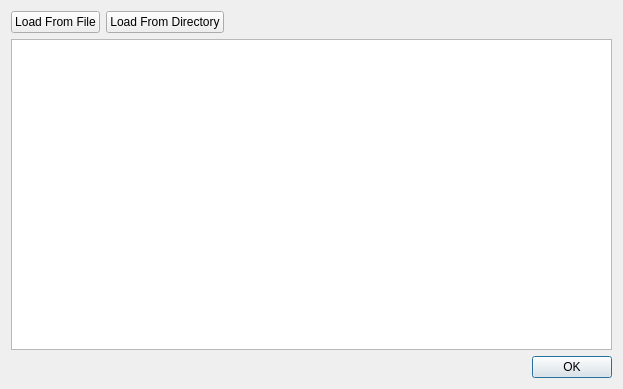
<?xml version="1.0" encoding="UTF-8"?>
<ui version="4.0">
 <class>ModulesDialog</class>
 <widget class="QDialog" name="ModulesDialog">
  <property name="geometry">
   <rect>
    <x>0</x>
    <y>0</y>
    <width>623</width>
    <height>389</height>
   </rect>
  </property>
  <property name="windowTitle">
   <string>Dialog</string>
  </property>
  <layout class="QVBoxLayout" name="verticalLayout">
   <item>
    <layout class="QHBoxLayout" name="horizontalLayout">
     <item>
      <widget class="QPushButton" name="fromFileButton">
       <property name="text">
        <string>Load From File</string>
       </property>
      </widget>
     </item>
     <item>
      <widget class="QPushButton" name="fromDirecoryButton">
       <property name="text">
        <string>Load From Directory</string>
       </property>
      </widget>
     </item>
     <item>
      <spacer name="horizontalSpacer">
       <property name="orientation">
        <enum>Qt::Horizontal</enum>
       </property>
       <property name="sizeHint" stdset="0">
        <size>
         <width>40</width>
         <height>20</height>
        </size>
       </property>
      </spacer>
     </item>
    </layout>
   </item>
   <item>
    <widget class="QTableView" name="modulesView">
     <property name="selectionMode">
      <enum>QAbstractItemView::SingleSelection</enum>
     </property>
     <property name="selectionBehavior">
      <enum>QAbstractItemView::SelectRows</enum>
     </property>
    </widget>
   </item>
   <item>
    <widget class="QDialogButtonBox" name="buttonBox">
     <property name="orientation">
      <enum>Qt::Horizontal</enum>
     </property>
     <property name="standardButtons">
      <set>QDialogButtonBox::Ok</set>
     </property>
    </widget>
   </item>
  </layout>
 </widget>
 <resources/>
 <connections>
  <connection>
   <sender>buttonBox</sender>
   <signal>accepted()</signal>
   <receiver>ModulesDialog</receiver>
   <slot>accept()</slot>
   <hints>
    <hint type="sourcelabel">
     <x>248</x>
     <y>254</y>
    </hint>
    <hint type="destinationlabel">
     <x>157</x>
     <y>274</y>
    </hint>
   </hints>
  </connection>
  <connection>
   <sender>buttonBox</sender>
   <signal>rejected()</signal>
   <receiver>ModulesDialog</receiver>
   <slot>reject()</slot>
   <hints>
    <hint type="sourcelabel">
     <x>316</x>
     <y>260</y>
    </hint>
    <hint type="destinationlabel">
     <x>286</x>
     <y>274</y>
    </hint>
   </hints>
  </connection>
 </connections>
</ui>
